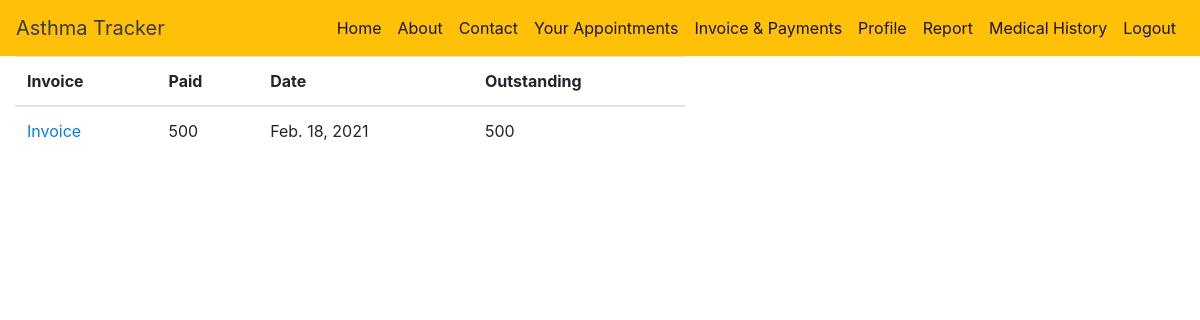
Screenshot of /patient_invoice/ (signed in) with the database file from the repository.
### DOCTOR/models.py (models this page shows)
class Prescription(models.Model):
    prescription = models.CharField(max_length=200)
    symptoms = models.CharField(max_length=200)
    patient = models.ForeignKey(Patient, on_delete=models.CASCADE, unique=False)
    doctor = models.ForeignKey(Doctor, on_delete=models.CASCADE, unique=False)
    appointment = models.ForeignKey('COMMON_APP.Appointment', on_delete=models.CASCADE, unique=False)
    prescripted_date = models.DateField(auto_now=True)
    outstanding = models.IntegerField(default=0)
    paid = models.IntegerField(default=0)
    total = models.IntegerField(default=0)

### COMMON_APP/views.py (the view)
# urls.py: path('patient_invoice/', patient_invoice, name='patient_invoice'),
def patient_invoice(request):
    status = False
    if request.user:
        status = request.user
    user_id = User.objects.get(username=request.user)
    p = Patient.objects.get(username=user_id)
    data = Prescription.objects.filter(patient=p)
    return render(request, 'patient_invoice.html', {'data': data, 'user': 'P', 'status': status})

### templates/patient_invoice.html (shortened to what this page needs)
<!DOCTYPE html>
<html>
<head>
    <link rel="stylesheet" href="https://stackpath.bootstrapcdn.com/bootstrap/4.5.0/css/bootstrap.min.css">
</head>
<body>
    {% include "nav.html" %}
    <div class="col-sm-7">
        <table class="table">
            <thead>
            <tr>
                <th scope="col">Invoice</th>
                <th scope="col">Paid</th>
                <th scope="col">Date</th>
                <th scope="col">Outstanding</th>
            </tr>
            </thead>
            <tbody>
            {% for data in data %}
            <tr>
                <td><a href="{% url 'get_pdf' id=data.id %}">Invoice</a></td>
                <td> {{ data.paid }}</td>
                <td> {{ data.prescripted_date }}</td>
                <td> {{ data.outstanding }}</td>
            </tr>
            {% endfor %}
            </tbody>
        </table>
    </div>
</body>
</html>

### rows the page displays
Prescription: paid "500", prescripted_date "Feb. 18, 2021", outstanding "500"
